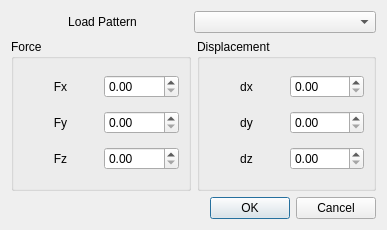
<?xml version="1.0" encoding="UTF-8"?>
<ui version="4.0">
 <class>NodeActionsDialog</class>
 <widget class="QDialog" name="NodeActionsDialog">
  <property name="geometry">
   <rect>
    <x>0</x>
    <y>0</y>
    <width>387</width>
    <height>230</height>
   </rect>
  </property>
  <property name="sizePolicy">
   <sizepolicy hsizetype="Minimum" vsizetype="Minimum">
    <horstretch>0</horstretch>
    <verstretch>0</verstretch>
   </sizepolicy>
  </property>
  <property name="windowTitle">
   <string>Set node actions</string>
  </property>
  <property name="modal">
   <bool>true</bool>
  </property>
  <layout class="QVBoxLayout" name="verticalLayout_3">
   <item>
    <layout class="QHBoxLayout" name="horizontalLayout_8">
     <property name="spacing">
      <number>0</number>
     </property>
     <property name="sizeConstraint">
      <enum>QLayout::SetMinimumSize</enum>
     </property>
     <item>
      <widget class="QLabel" name="label">
       <property name="text">
        <string>Load Pattern</string>
       </property>
       <property name="alignment">
        <set>Qt::AlignCenter</set>
       </property>
       <property name="wordWrap">
        <bool>false</bool>
       </property>
       <property name="buddy">
        <cstring>comboBoxLoadPattern</cstring>
       </property>
      </widget>
     </item>
     <item>
      <widget class="QComboBox" name="comboBoxLoadPattern"/>
     </item>
    </layout>
   </item>
   <item>
    <layout class="QHBoxLayout" name="horizontalLayout_7">
     <item>
      <widget class="QGroupBox" name="groupBoxForce">
       <property name="title">
        <string>Force</string>
       </property>
       <layout class="QVBoxLayout" name="verticalLayout">
        <item>
         <layout class="QHBoxLayout" name="horizontalLayout">
          <item>
           <widget class="QLabel" name="labelFx">
            <property name="text">
             <string>Fx</string>
            </property>
            <property name="alignment">
             <set>Qt::AlignCenter</set>
            </property>
            <property name="buddy">
             <cstring>doubleSpinBoxFx</cstring>
            </property>
           </widget>
          </item>
          <item>
           <widget class="QDoubleSpinBox" name="doubleSpinBoxFx">
            <property name="maximum">
             <double>1000.000000000000000</double>
            </property>
           </widget>
          </item>
         </layout>
        </item>
        <item>
         <layout class="QHBoxLayout" name="horizontalLayout_2">
          <item>
           <widget class="QLabel" name="labelFy">
            <property name="text">
             <string>Fy</string>
            </property>
            <property name="alignment">
             <set>Qt::AlignCenter</set>
            </property>
            <property name="buddy">
             <cstring>doubleSpinBoxFy</cstring>
            </property>
           </widget>
          </item>
          <item>
           <widget class="QDoubleSpinBox" name="doubleSpinBoxFy">
            <property name="maximum">
             <double>1000.000000000000000</double>
            </property>
           </widget>
          </item>
         </layout>
        </item>
        <item>
         <layout class="QHBoxLayout" name="horizontalLayout_3">
          <item>
           <widget class="QLabel" name="labelFz">
            <property name="text">
             <string>Fz</string>
            </property>
            <property name="alignment">
             <set>Qt::AlignCenter</set>
            </property>
            <property name="buddy">
             <cstring>doubleSpinBoxFz</cstring>
            </property>
           </widget>
          </item>
          <item>
           <widget class="QDoubleSpinBox" name="doubleSpinBoxFz">
            <property name="maximum">
             <double>1000.000000000000000</double>
            </property>
           </widget>
          </item>
         </layout>
        </item>
       </layout>
      </widget>
     </item>
     <item>
      <widget class="QGroupBox" name="groupBoxDisplacement">
       <property name="title">
        <string>Displacement</string>
       </property>
       <property name="checkable">
        <bool>false</bool>
       </property>
       <layout class="QVBoxLayout" name="verticalLayout_2">
        <item>
         <layout class="QHBoxLayout" name="horizontalLayout_4">
          <item>
           <widget class="QLabel" name="labelDx">
            <property name="text">
             <string>dx</string>
            </property>
            <property name="alignment">
             <set>Qt::AlignCenter</set>
            </property>
            <property name="buddy">
             <cstring>doubleSpinBoxDx</cstring>
            </property>
           </widget>
          </item>
          <item>
           <widget class="QDoubleSpinBox" name="doubleSpinBoxDx">
            <property name="maximum">
             <double>1000.000000000000000</double>
            </property>
           </widget>
          </item>
         </layout>
        </item>
        <item>
         <layout class="QHBoxLayout" name="horizontalLayout_5">
          <item>
           <widget class="QLabel" name="labelDy">
            <property name="text">
             <string>dy</string>
            </property>
            <property name="alignment">
             <set>Qt::AlignCenter</set>
            </property>
            <property name="buddy">
             <cstring>doubleSpinBoxDy</cstring>
            </property>
           </widget>
          </item>
          <item>
           <widget class="QDoubleSpinBox" name="doubleSpinBoxDy">
            <property name="maximum">
             <double>1000.000000000000000</double>
            </property>
           </widget>
          </item>
         </layout>
        </item>
        <item>
         <layout class="QHBoxLayout" name="horizontalLayout_6">
          <item>
           <widget class="QLabel" name="labelDz">
            <property name="text">
             <string>dz</string>
            </property>
            <property name="alignment">
             <set>Qt::AlignCenter</set>
            </property>
            <property name="buddy">
             <cstring>doubleSpinBoxDz</cstring>
            </property>
           </widget>
          </item>
          <item>
           <widget class="QDoubleSpinBox" name="doubleSpinBoxDz">
            <property name="maximum">
             <double>1000.000000000000000</double>
            </property>
           </widget>
          </item>
         </layout>
        </item>
       </layout>
      </widget>
     </item>
    </layout>
   </item>
   <item>
    <widget class="QDialogButtonBox" name="buttonBox">
     <property name="orientation">
      <enum>Qt::Horizontal</enum>
     </property>
     <property name="standardButtons">
      <set>QDialogButtonBox::Cancel|QDialogButtonBox::Ok</set>
     </property>
    </widget>
   </item>
  </layout>
 </widget>
 <tabstops>
  <tabstop>comboBoxLoadPattern</tabstop>
  <tabstop>doubleSpinBoxFx</tabstop>
  <tabstop>doubleSpinBoxFy</tabstop>
  <tabstop>doubleSpinBoxFz</tabstop>
  <tabstop>doubleSpinBoxDx</tabstop>
  <tabstop>doubleSpinBoxDy</tabstop>
  <tabstop>doubleSpinBoxDz</tabstop>
  <tabstop>buttonBox</tabstop>
 </tabstops>
 <resources/>
 <connections>
  <connection>
   <sender>buttonBox</sender>
   <signal>accepted()</signal>
   <receiver>NodeActionsDialog</receiver>
   <slot>accept()</slot>
   <hints>
    <hint type="sourcelabel">
     <x>248</x>
     <y>254</y>
    </hint>
    <hint type="destinationlabel">
     <x>157</x>
     <y>261</y>
    </hint>
   </hints>
  </connection>
  <connection>
   <sender>buttonBox</sender>
   <signal>rejected()</signal>
   <receiver>NodeActionsDialog</receiver>
   <slot>reject()</slot>
   <hints>
    <hint type="sourcelabel">
     <x>290</x>
     <y>253</y>
    </hint>
    <hint type="destinationlabel">
     <x>286</x>
     <y>261</y>
    </hint>
   </hints>
  </connection>
 </connections>
</ui>
